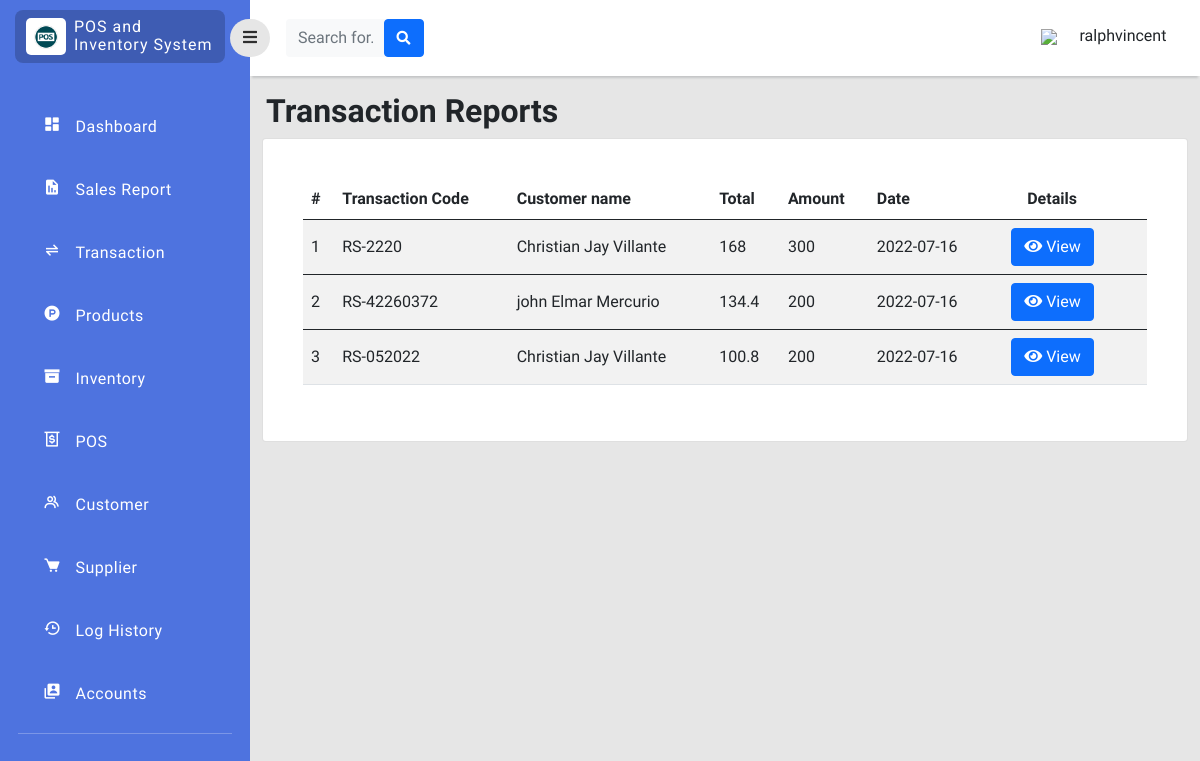
Page /php/transaction.php (signed in) on the earlier database version.
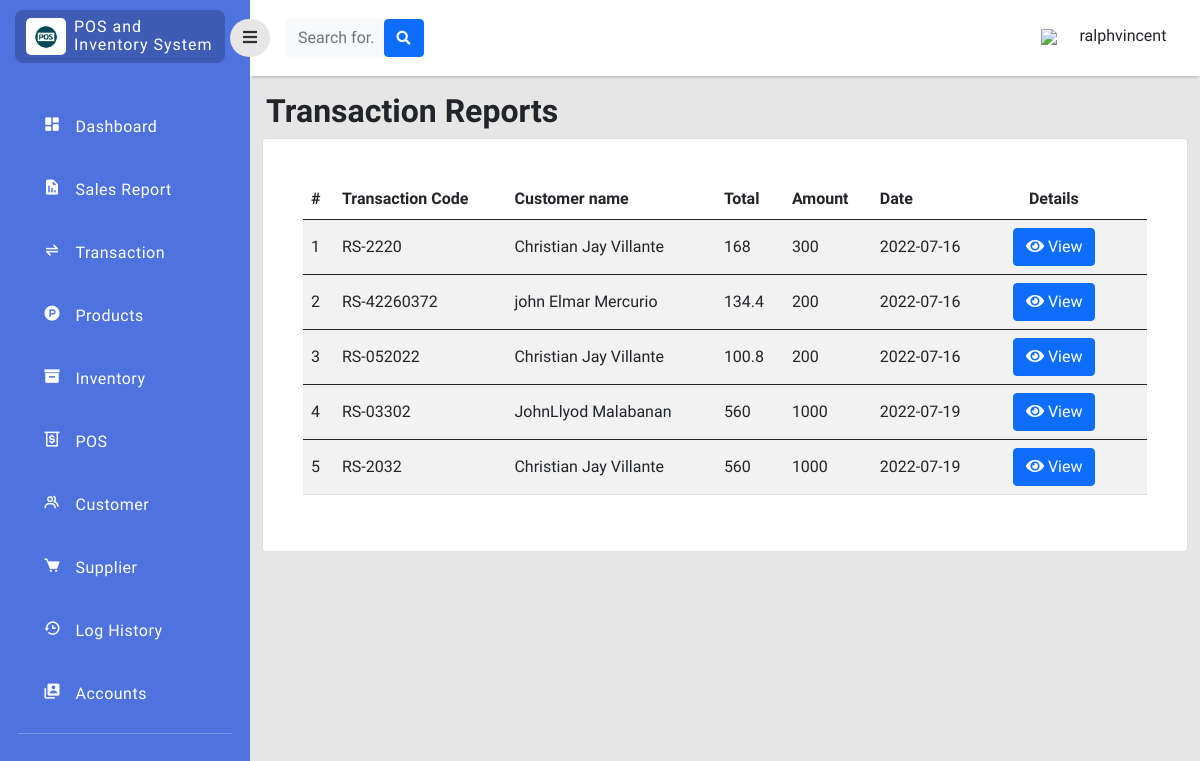
Same page on the later database version.
### tables this page shows
CREATE TABLE `sales_detail` (
  `transac_id` int(11) NOT NULL,
  `transac_code` varchar(255) NOT NULL,
  `transac_subtotal` double NOT NULL,
  `customer_id` int(11) NOT NULL,
  `transac_tax` double NOT NULL,
  `transac_total` double NOT NULL,
  `transac_profit` double NOT NULL,
  `cash` double NOT NULL,
  `sales_change` double NOT NULL,
  `date_purchase` date DEFAULT current_timestamp()
);

CREATE TABLE `customers` (
  `customer_id` int(11) NOT NULL,
  `first_name` varchar(255) NOT NULL,
  `last_name` varchar(255) NOT NULL,
  `address` varchar(255) NOT NULL,
  `contact_no` varchar(255) NOT NULL,
  `customer_status` enum('active','archieve') NOT NULL,
  `date_created` date NOT NULL
);

### php/transaction.php (the view, shortened to what this page needs)
<?php
function createRandomPassword() {
    $chars = "003232303232023232023456789";
    $i = 0;
    $pass = '' ;
    while ($i <= 7) {
        $num = rand() % 33;
        $tmp = substr($chars, $num, 1);
        $pass = $pass . $tmp;
        $i++;
    }
    return $pass;
}
$finalcode='RS-'.createRandomPassword();
include 'connection.php';
?>
<!doctype html>
<html lang="en">
  <head>
    <link href="https://cdn.jsdelivr.net/npm/bootstrap@5.0.2/dist/css/bootstrap.min.css" rel="stylesheet"
>
    <link rel="stylesheet" type="text/css" href="../style/dash.css">
    <link
      href="https://cdnjs.cloudflare.com/ajax/libs/font-awesome/5.15.1/css/all.min.css"
      rel="stylesheet"
    />
    <link href='https://unpkg.com/boxicons@2.1.2/css/boxicons.min.css' rel='stylesheet'>
    </head>
    <body>
    <div class="page">
        <div class="sidebar">
            <div class="sidebar-header">
                <div class="sidebar-logo-container">
                    <div class="logo-container">
                        <img class="logo-sidebar" src="../image/logo.png" />
                    </div>
                    <div class="sys-name-container mt-2">
                        <p class="sys-name">
                            POS and <br>
                            <span class="brand-subname">
                            Inventory System
                            </span>
                        </p>
                    </div>
                </div>
            </div>
            <div class="sidebar-body">
                <ul class="navigation-list">
                    <li class="navigation-list-item">
                        <a class="navigation-link" href="dashboard.php">
                            <div class="row">
                                <div class="col-2">
                                    <i class='bx bxs-dashboard'></i>
                                </div>
                                <div class="col-9">
                                    Dashboard
                                </div>
                            </div>
                        </a>
                    </li>
                    <li class="navigation-list-item">
                        <a class="navigation-link" href="transaction_report.php?sales=0&trans=0">
                            <div class="row">
                                <div class="col-2">
                                    <i class='bx bxs-report'></i>
                                </div>
                                <div class="col-9">
                                    Sales Report
                                </div>
                            </div>
                        </a>
                    </li>
                    <li class="navigation-list-item">
                        <a class="navigation-link" href="transaction.php">
                            <div class="row">
                                <div class="col-2">
                                    <i class='bx bx-transfer-alt'></i>
                                </div>
                                <div class="col-9">
                                    Transaction
                                </div>
                            </div>
                        </a>
                    </li>
                    <li class="navigation-list-item">
                        <a class="navigation-link" href="product.php">
                            <div class="row">
                                <div class="col-2">
                                    <i class='bx bxl-product-hunt' ></i>
                                </div>
                                <div class="col-9">
                                    Products
                                </div>
                            </div>
                        </a>
                    </li>
                     <li class="navigation-list-item">
                        <a class="navigation-link" href="inventory.php">
                            <div class="row">
                                <div class="col-2">
                                    <i class='bx bxs-box'></i>
                                </div>
                                <div class="col-9">
                                    Inventory
                                </div>
                            </div>
                        </a>
                    </li>
                    <li class="navigation-list-item">
                        <a class="navigation-link" href="../cashier/dashboard.php?invoice=<?php echo $finalcode;  ?>">
                            <div class="row">
                                <div class="col-2">
                                    <i class='bx bx-money-withdraw'></i>
                                </div>
                                <div class="col-9">
                                    POS
                                </div>
                            </div>
                        </a>
                    </li>
                    <li class="navigation-list-item">
                        <a class="navigation-link" href="customer.php">
                            <div class="row">
                                <div class="col-2">
                                    <i class='bx bx-group'></i>
                                </div>
                                <div class="col-9">
                                    Customer
                                </div>
                            </div>
                        </a>
                    </li>
                    <li class="navigation-list-item">
                        <a class="navigation-link" href="supplier.php">
                            <div class="row">
                                <div class="col-2">
                                    <i class='bx bxs-cart' ></i>
                                </div>
                                <div class="col-9">
                                    Supplier
                                </div>
                            </div>
                        </a>
                    </li>
                    <li class="navigation-list-item">
                        <a class="navigation-link" href="loghistory.php">
                            <div class="row">
                                <div class="col-2">
                                    <i class='bx bx-history'></i>
                                </div>
                                <div class="col-9">
                                    Log History
                                </div>
                            </div>
                        </a>
                    </li>
                    <li class="navigation-list-item">
                        <a class="navigation-link" href="user_manager.php">
                            <div class="row">
                                <div class="col-2">
                                    <i class='bx bxs-user-account'></i>
                                </div>
                                <div class="col-9">
                                    Accounts
                                </div>
                            </div>
                        </a>
                    </li>
                    <hr style="color:rgb(255, 255, 255);margin-top:10px;">
                </ul>
            </div>
        </div>
        <div class="content">
            <div class="navigationBar justify-content-between">
                <button id="sidebarToggle" class="btn sidebarToggle">
                    <i class="fas fa-bars"></i>
                </button>
                <form class="d-none d-sm-inline-block form-inline mr-auto ml-md-3 my-2 my-md-0 mw-100 navbar-search ms-3" style="padding-right: 65%;">
                    <div class="input-group">
                        <input type="text" class="form-control bg-light border-0 small" placeholder="Search for..."aria-label="Search" aria-describedby="basic-addon2"id="SearchMo" onkeyup="myFunction()">
                        <div class="input-group-append">
                            <button class="btn btn-primary" type="button">
                                <i class="fas fa-search fa-sm"></i>
                            </button>
                        </div>
                    </div>
                </form>
                <div>
                    <div class="dropdown pb-1 me-4">
                        <a href="#" class="d-flex align-items-center text-white text-decoration-none dropdown-toggle" id="dropdownUser1" data-bs-toggle="dropdown" aria-expanded="false">
                            <div class="col-2">
                                <img class="mr-3" src="../image/user_35px.png" />
                            </div>
                            <span class="d-none d-sm-inline mx-1 ms-3 text-dark"><?php echo $_SESSION["username"];  ?></span>
                        </a>
                    </div>
                </div>
            </div>
            <div class="col py-3 d-flex justify-content-center overflow-auto">
                 <div class="container-fluid">
                    <div class="row">
                        <h2 class="text-dark text-start ps-3 fw-bold ">Transaction Reports </h2><br>
                    </div>
                    <div class="row">
                        <div class="col ">
                            <div class="card">
                                <div class="card-body rounded-3 m-4 table-responsive-sm">
                                    <table class="table table-striped align-middle" id="TransTab">
                                        <thead>
                                            <tr>
                                                <th scope="col">#</th>
                                                <th scope="col">Transaction Code</th>
                                                <th scope="col">Customer name</th>
                                                <th scope="col">Total</th>
                                                <th scope="col">Amount</th>
                                                <th scope="col">Date</th>
                                                <th scope="col" style="padding-left: 40px;">Details</th>
                                            </tr>
                                        </thead>
                                        <tbody>
                                             <?php
                                            $code = mysqli_query($con,"SELECT * FROM sales_detail,customers  WHERE(sales_detail.customer_id=customers.customer_id) ORDER BY transac_id ASC");
                                            while ($row=mysqli_fetch_array($code)) { ?>
                                            <tr>
                                                <td><?php echo $row['transac_id'];  ?></td>
                                                <td><?php echo $row['transac_code'];  ?></td>
                                                <td><?php echo $row['first_name']." ". $row['last_name'];  ?></td>
                                                <td><?php echo $row['transac_total'];  ?></td>
                                                <td><?php echo $row['cash'];  ?></td>
                                                <td><?php echo $row['date_purchase'];  ?></td>
                                                <td>
                                                        <a href="receipt.php?invoice=<?php echo $row['transac_code']; ?>"><button class="btn btn-primary editbtn mx-3" data-toggle="modal" type="button"><i class="fas fa-eye"data-toggle="tooltip" title="edit"></i> View</button></a>
                                                </td>
                                            </tr>
                                        </tbody>
                                         <?php } ?>
                                    </table>
                                </div>
                            </div>
                        </div>
                    </div>
                </div>
            </div>
        </div>
    </div>
</body>
</html>

### style/dash.css (style rules this page uses)
* { font-family: 'Fira Sans', sans-serif; }
body { background-color: #e6e6e6; }
.page .sidebar { background: rgb(78, 115, 223); position: fixed; top: 0; left: 0; width: 250px; height: 100vh; overflow-y: auto; overflow-x: hidden; transition: all 0.3s ease; }
.page .content { margin-left: 250px; transition: all 0.3s ease; }
.navigationBar { background-color: white; height: 50px; display: flex; padding: 38px 0px; align-items: center; box-shadow: 0 4px 2px -2px #c5c6c7; }
.sidebarToggle { font-size: 16px; color: rgb(0, 0, 0, 0.8); margin-left: -20px; z-index: 999; border-radius: 50px; background-color: #e6e6e6; transition: all 0.3s ease; outline: none!important; box-shadow: none!important; }
.sidebar-header { padding: 10px 25px 10px 15px; }
.sidebar-logo-container { background-color: rgb(0, 0, 0, 0.2); border-radius: 8px; padding-left: 3px; display: flex; }
.logo-container { max-width: 40px; background-color: #fff; border-radius: 5px; margin: 8px; padding: 6px 8px; }
.logo-sidebar { width: 100%; height: auto; }
.sys-name { color: white; margin: 0px; line-height: 1.1rem; font-size: 16px; letter-spacing: 1px; font-family: 'Roboto', sans-serif; }
.navigation-list { list-style-type:none; padding: 0px 18px; margin-top: 30px; }
.navigation-list-item { padding: 12px 18px 12px 25px; margin: 15px 0px; border-radius: 8px; }
.navigation-link { color: #fff; letter-spacing: 0.5px; font-weight: 400; text-decoration: none; font-size: 16px; font-family: 'Roboto', sans-serif; }
.navigation-link i { font-size: 18px; color: #fff; }

Differences in the rows shown:
added sales_detail: transac_id "4", transac_code "RS-03302", customer.first_name "JohnLlyod", customer.last_name "Malabanan", transac_total "560", cash "1000", date_purchase "2022-07-19"
added sales_detail: transac_id "5", transac_code "RS-2032", customer.first_name "Christian Jay", customer.last_name "Villante", transac_total "560", cash "1000", date_purchase "2022-07-19"
